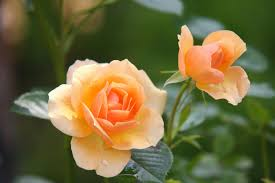
#> input picture graph cut/graph cut image.jpg, 275 x 183 px, found by its file name
$ python 'graph cut.py'
#> lines starting #> are read from the running program, lines starting #| are printed output that depends on the picture

import cv2
import numpy as np

# Load the image
img = cv2.imread(r"C:\Users\hp\Documents\computer vision\graph cut\graph cut image.jpg")
#> img is the input picture: shape (183, 275, 3); mean B, G, R 61.6, 104.4, 111.9
if img is None:
    print("Image not found. Please check the path.")
    exit()

# Create an initial mask
mask = np.zeros(img.shape[:2], np.uint8)

# Define models for background and foreground
bgModel = np.zeros((1, 65), np.float64)
fgModel = np.zeros((1, 65), np.float64)

# Define a rectangle around the object (x, y, width, height)
rect = (50, 50, 300, 300)

# Apply GrabCut algorithm
cv2.grabCut(img, mask, rect, bgModel, fgModel, 5, cv2.GC_INIT_WITH_RECT)

# Modify the mask: 0 & 2 => background, 1 & 3 => foreground
mask2 = np.where((mask == 2) | (mask == 0), 0, 1).astype("uint8")
result = img * mask2[:, :, np.newaxis]
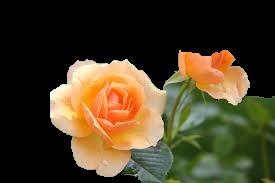
#> result: shape (183, 275, 3); mean B, G, R 37.4, 61.9, 73.4


# Display output
cv2.imshow("Original Image", img)
cv2.imshow("Segmented Foreground", result)
cv2.waitKey(0)
cv2.destroyAllWindows()
